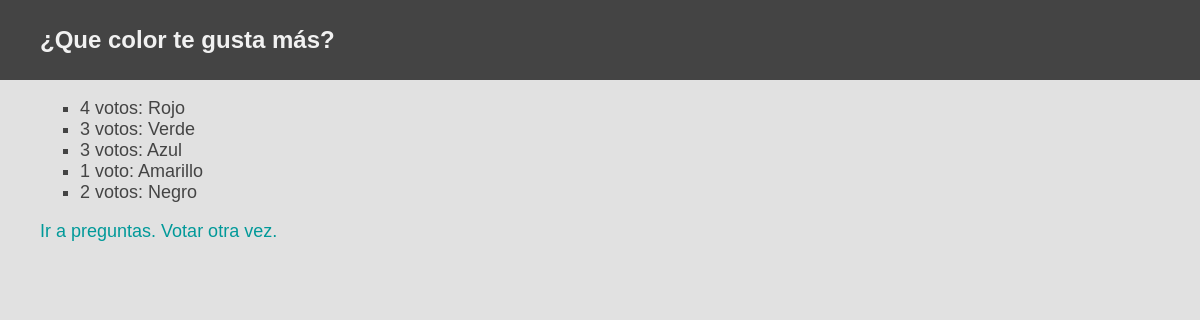
The app's page /polls/3/results/, older data.
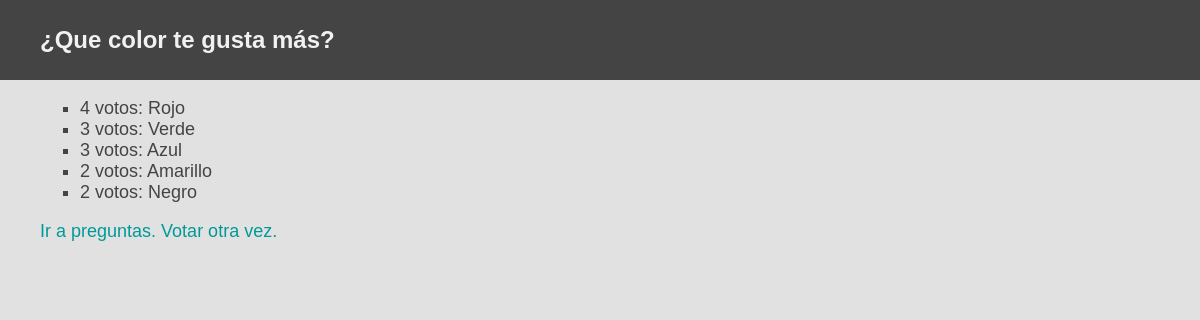
The same page, newer data.
### polls/models.py (models this page shows, shortened)
class Poll(models.Model):
    question = models.CharField(max_length=200)
    pub_date = models.DateTimeField('data published')
    def was_published_recently(self):
        return self.pub_date >= timezone.now()-datetime.timedelta(days=1)
    was_published_recently.admin_order_field = 'pub_date'
    was_published_recently.boolean = True
    was_published_recently.short_description = 'Published recently?'

class Choice(models.Model):
    poll = models.ForeignKey(Poll)
    choice_text = models.CharField(max_length=200)
    votes = models.IntegerField(default=0)

### polls/views.py (the view)
class ResultsView(generic.DetailView):
    model = Poll
    template_name = 'polls/results.html'

### polls/templates/polls/results.html (shortened to what this page needs)
{% extends 'polls/base.html' %}
{% block encabezado %}
	{{ poll.question }}
{% endblock %}
{% block contenido %}
	<ul>
	{% for choice in poll.choice_set.all %}
		<li class="resultado">{{ choice.votes }} voto{{ choice.votes|pluralize }}: {{ choice.choice_text }}</li>
	{% endfor %}
	</ul>
	<a href="{% url 'polls:index' %}">Ir a preguntas.</a>
	<a href="{% url 'polls:detail' poll.id %}">Votar otra vez.</a>
{% endblock %}

### polls/templates/polls/base.html (shortened to what this page needs)
<!DOCTYPE html>
<html leng='es'>
<head>
	<link rel="stylesheet" type="text/css" href="{{STATIC_URL}}polls/style.css">
</head>
<body>
	<header>
		<h1>{% block encabezado %}{% endblock %}</h1>
	</header>
	<section class="contenido" >
		{% block contenido %}{% endblock %}
	</section>
</body>
</html>

### polls/static/polls/style.css (style rules this page uses)
body { background: #e1e1e1; margin: 0; padding: 0; }
header { background: #444; color: #f1f1f1; padding: 10px 40px 10px 40px; }
h1 { font-family: Georgia,Verdana,Arial; font-size: 24px; }
.contenido { padding: 0 40px 0 40px; font-size: 18px; font-family: Verdana,Arial; color:#444; }
.contenido a { text-decoration: none; color: #099; }
.resultado { list-style-type:square; }

Row changes from the older to the newer data that the page shows:
changed Choice "Amarillo": votes "1" → "2"
